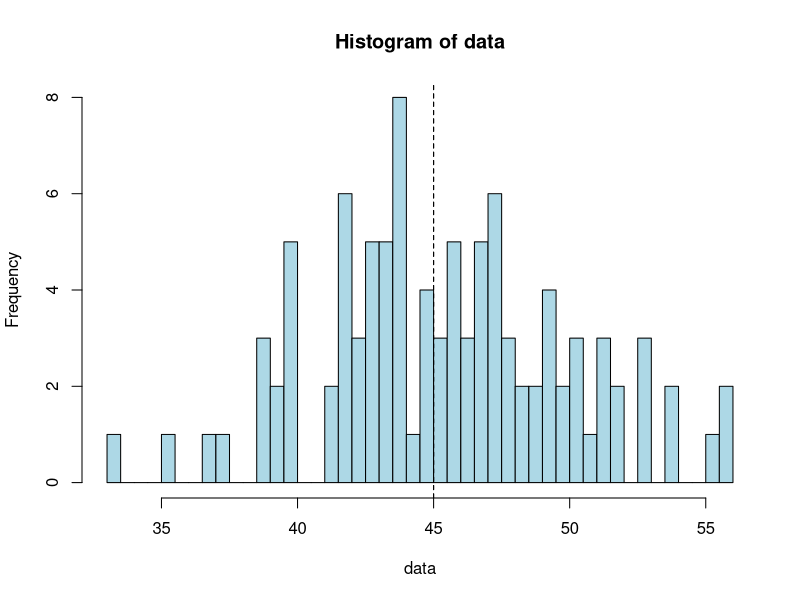
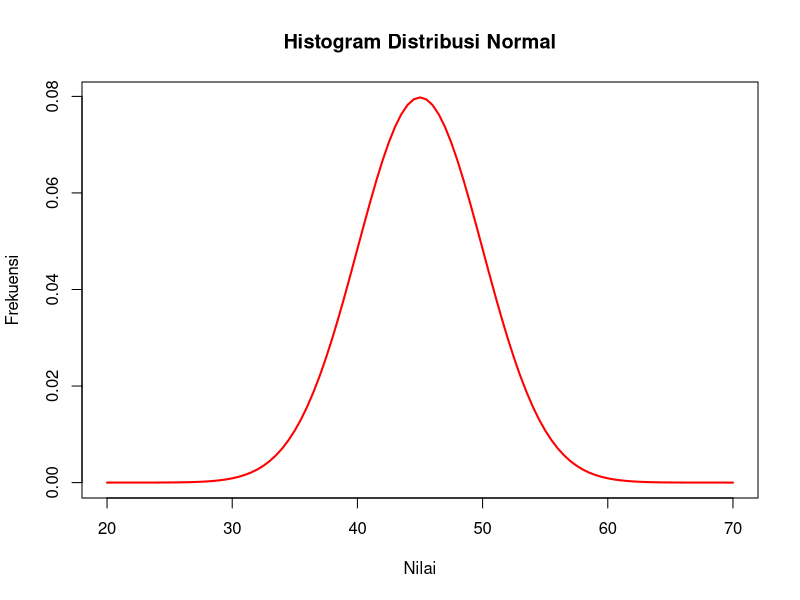

Source code (R) for these figures, in order:
#Jawaban Soal NO 4

#Sub bagian A
mean <- 45
sd <- 5

X1 <- floor(mean)
X2 <- ceiling(mean)

z1 <- (X1 - mean) / sd
z2 <- (X2 - mean) / sd

prob <- pnorm(z2) - pnorm(z1)

cat("Probabilitas P(X1 ≤ X ≤ X2) adalah", prob, "\n")

set.seed(123)
data <- rnorm(100, mean, sd)

hist(data, breaks = 50, col = "lightblue")

abline(v = X1, lty = 2)
abline(v = X2, lty = 2)

text(X1 - 2, 12, expression(X[1]), pos = 1)
text(X2 + 2, 12, expression(X[2]), pos = 3)

#Sub bagian B
curve(dnorm(x, mean, sd), from = 20, to = 70, col = "red", lwd = 2, xlab = "Nilai", ylab = "Frekuensi", main = "Histogram Distribusi Normal")

#Sub bagian C
cat("C.\n")
var <- sd^2

cat("Nilai varian (sigma^2) dari hasil data bangkitan acak adalah", var, "\n")